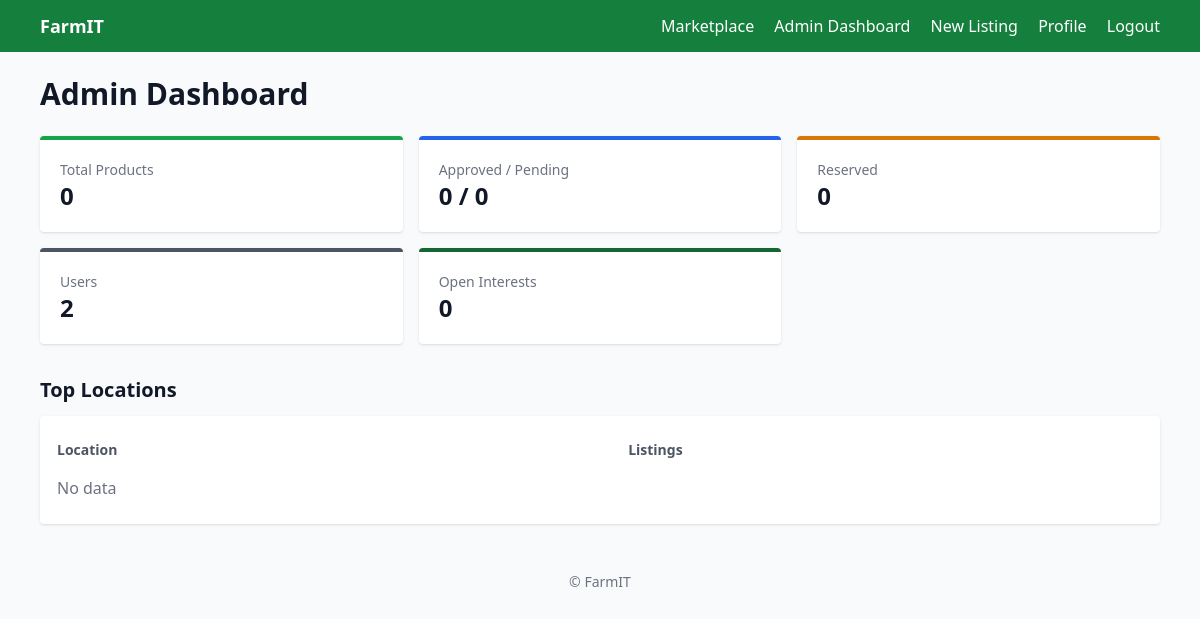
The page /admin-dashboard/ (signed in) on the database as committed earlier.
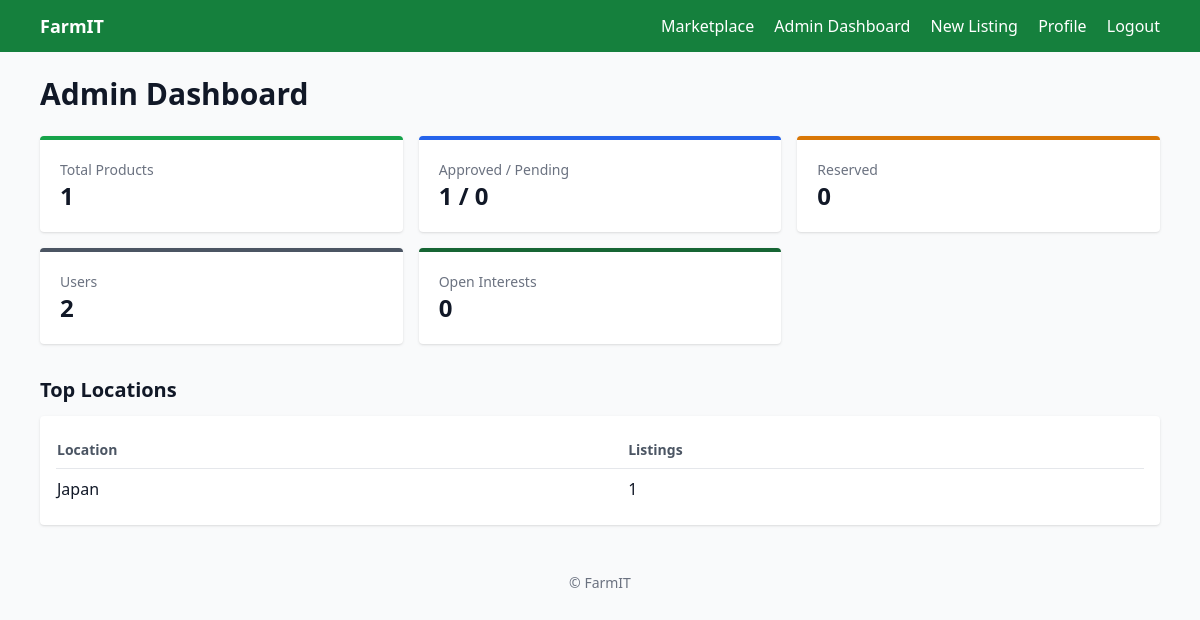
The same page on the database as committed later.
### products/models.py (models this page shows, shortened)
class Product(models.Model):
    MODE_OF_PAYMENT_CHOICES = [
        ('cash', 'Cash'),
        ('gcash', 'GCash'),
        ('bank', 'Bank Transfer'),
    ]
    farmer = models.ForeignKey(
        settings.AUTH_USER_MODEL,
        on_delete=models.CASCADE,
        related_name='products',
    )
    product_name = models.CharField(max_length=255)
    price = models.DecimalField(max_digits=10, decimal_places=2)
    quantity = models.PositiveIntegerField()
    description = models.TextField(blank=True)
    photo_url = models.URLField(blank=True)
    location = models.CharField(max_length=255, blank=True)
    mode_of_payment = models.CharField(
        max_length=20, choices=MODE_OF_PAYMENT_CHOICES, default='cash'
    )
    created_at = models.DateTimeField(auto_now_add=True)
    is_approved = models.BooleanField(default=True)
    is_reserved = models.BooleanField(default=False)
    reserved_by = models.ForeignKey(
        settings.AUTH_USER_MODEL,
        on_delete=models.SET_NULL,
        null=True,
        blank=True,
        related_name='reserved_products',
    )
    class Meta:
        ordering = ['-created_at']

### products/views.py (the view)
# urls.py: path('admin-dashboard/', views.admin_dashboard, name='admin_dashboard'),
@staff_member_required
def admin_dashboard(request: HttpRequest) -> HttpResponse:
    total_products = Product.objects.count()
    approved_products = Product.objects.filter(is_approved=True).count()
    pending_products = Product.objects.filter(is_approved=False).count()
    reserved_products = Product.objects.filter(is_reserved=True).count()
    total_users = Product._meta.apps.get_model('users', 'FarmerUser').objects.count()
    total_interests = Transaction.objects.filter(status='interested').count()
    from django.db.models import Count
    top_locations = (
        Product.objects.values('location')
        .exclude(location='')
        .annotate(c=Count('id'))
        .order_by('-c')[:5]
    )
    return render(request, 'admin/dashboard.html', {
        'total_products': total_products,
        'approved_products': approved_products,
        'pending_products': pending_products,
        'reserved_products': reserved_products,
        'total_users': total_users,
        'total_interests': total_interests,
        'top_locations': top_locations,
    })

### templates/admin/dashboard.html
{% extends 'base.html' %}
{% block content %}
<div class="max-w-6xl mx-auto">
  <h1 class="text-3xl font-bold mb-6">Admin Dashboard</h1>
  <div class="grid grid-cols-1 md:grid-cols-3 gap-4 mb-8">
    <div class="bg-white p-5 rounded shadow border-t-4 border-green-600">
      <div class="text-sm text-gray-500">Total Products</div>
      <div class="text-2xl font-bold">{{ total_products }}</div>
    </div>
    <div class="bg-white p-5 rounded shadow border-t-4 border-blue-600">
      <div class="text-sm text-gray-500">Approved / Pending</div>
      <div class="text-2xl font-bold">{{ approved_products }} / {{ pending_products }}</div>
    </div>
    <div class="bg-white p-5 rounded shadow border-t-4 border-amber-600">
      <div class="text-sm text-gray-500">Reserved</div>
      <div class="text-2xl font-bold">{{ reserved_products }}</div>
    </div>
    <div class="bg-white p-5 rounded shadow border-t-4 border-gray-600">
      <div class="text-sm text-gray-500">Users</div>
      <div class="text-2xl font-bold">{{ total_users }}</div>
    </div>
    <div class="bg-white p-5 rounded shadow border-t-4 border-green-800">
      <div class="text-sm text-gray-500">Open Interests</div>
      <div class="text-2xl font-bold">{{ total_interests }}</div>
    </div>
  </div>
  <h2 class="text-xl font-semibold mb-3">Top Locations</h2>
  <div class="bg-white rounded shadow p-4">
    <table class="w-full text-left">
      <thead>
        <tr class="text-gray-600 text-sm">
          <th class="py-2">Location</th>
          <th class="py-2">Listings</th>
        </tr>
      </thead>
      <tbody>
        {% for r in top_locations %}
        <tr class="border-t">
          <td class="py-2">{{ r.location }}</td>
          <td class="py-2">{{ r.c }}</td>
        </tr>
        {% empty %}
        <tr><td class="py-2 text-gray-500" colspan="2">No data</td></tr>
        {% endfor %}
      </tbody>
    </table>
  </div>
</div>
{% endblock %}

### templates/base.html (shortened to what this page needs)
<!DOCTYPE html>
<html lang="en">
  <head>
    <script src="https://cdn.tailwindcss.com"></script>
  </head>
  <body class="bg-gray-50 text-gray-900">
    <header class="bg-green-700 text-white">
      <div class="max-w-6xl mx-auto px-4 py-3 flex items-center justify-between">
        <a href="/" class="font-semibold text-lg">FarmIT</a>
        <nav class="space-x-4">
          <a href="/" class="hover:underline">Marketplace</a>
          {% if user.is_staff %}
          <a href="/admin-dashboard/" class="hover:underline">Admin Dashboard</a>
          {% endif %}
          {% if user.is_authenticated %}
          <a href="/products/new/" class="hover:underline">New Listing</a>
          <a href="/accounts/profile/" class="hover:underline">Profile</a>
          <a href="/accounts/logout/" class="hover:underline">Logout</a>
          {% else %}
          <a href="/accounts/login/" class="hover:underline">Login</a>
          <a href="/accounts/register/" class="hover:underline">Register</a>
          {% endif %}
        </nav>
      </div>
    </header>
    <main class="max-w-6xl mx-auto px-4 py-6">
      {% block content %}{% endblock %}
    </main>
    <footer class="text-center text-sm text-gray-500 py-6">
      © {{ now|date:'Y' }} FarmIT
    </footer>
  </body>
</html>

Rows that differ between the two databases and show on the page:
added Product: location "Japan", c "1"
Other text that changed with them:
{{ total_products }}: "0" → "1"
{{ approved_products }}: "0" → "1"
text no longer shown: "No data"
